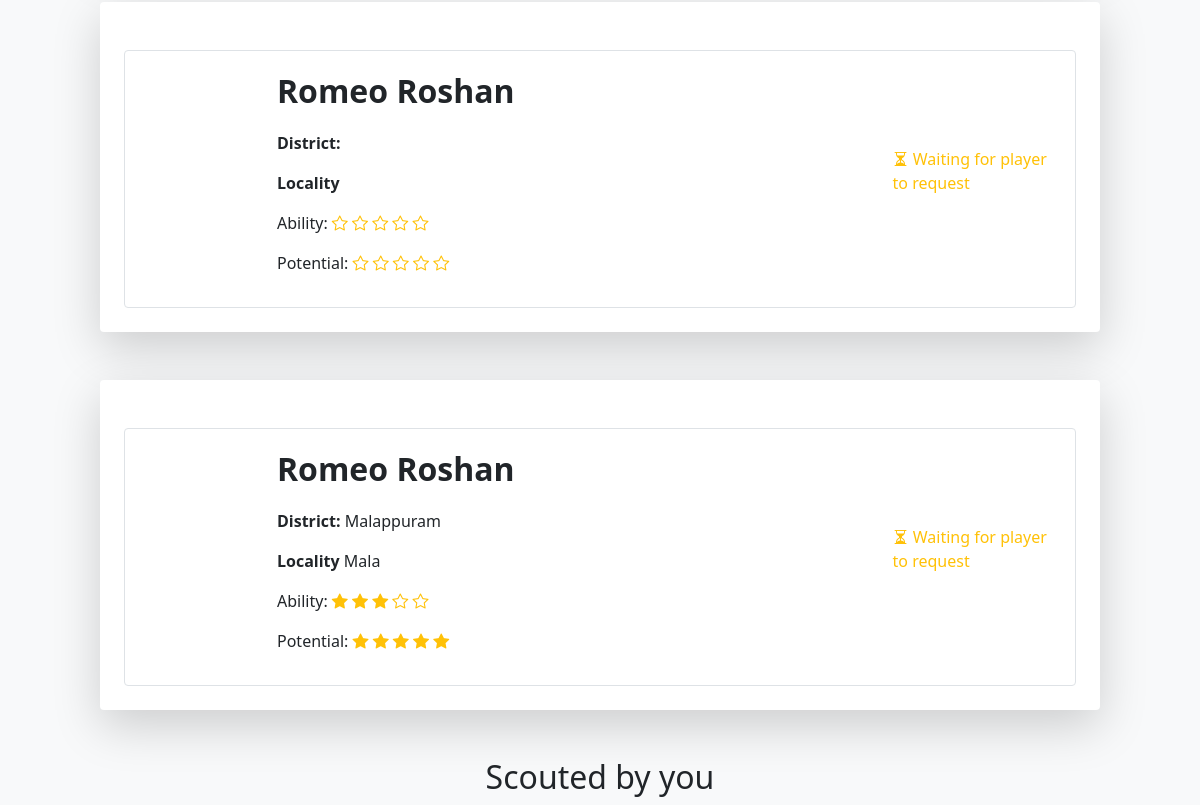
The app's page /ScoutPlayer (signed in, lower part), older data.
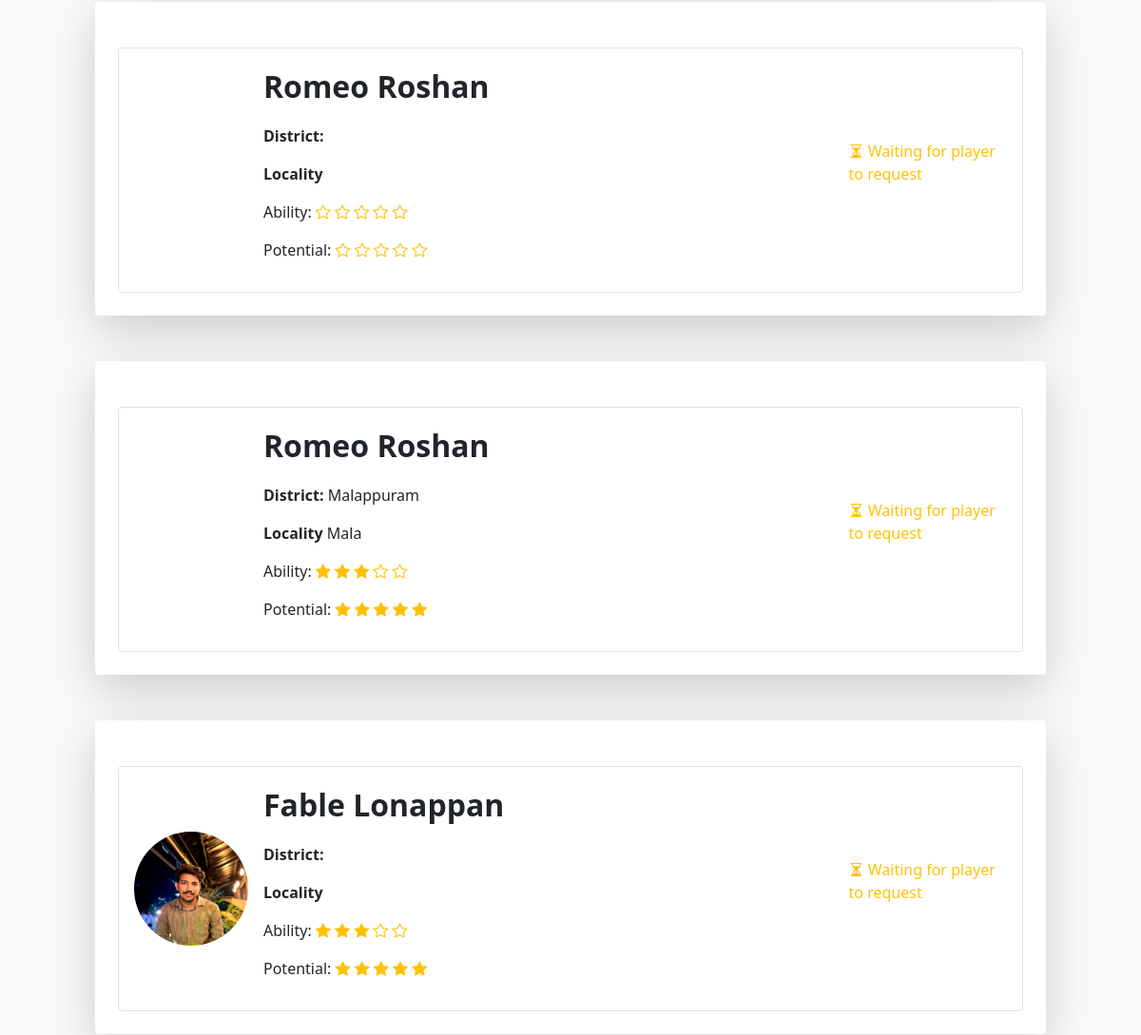
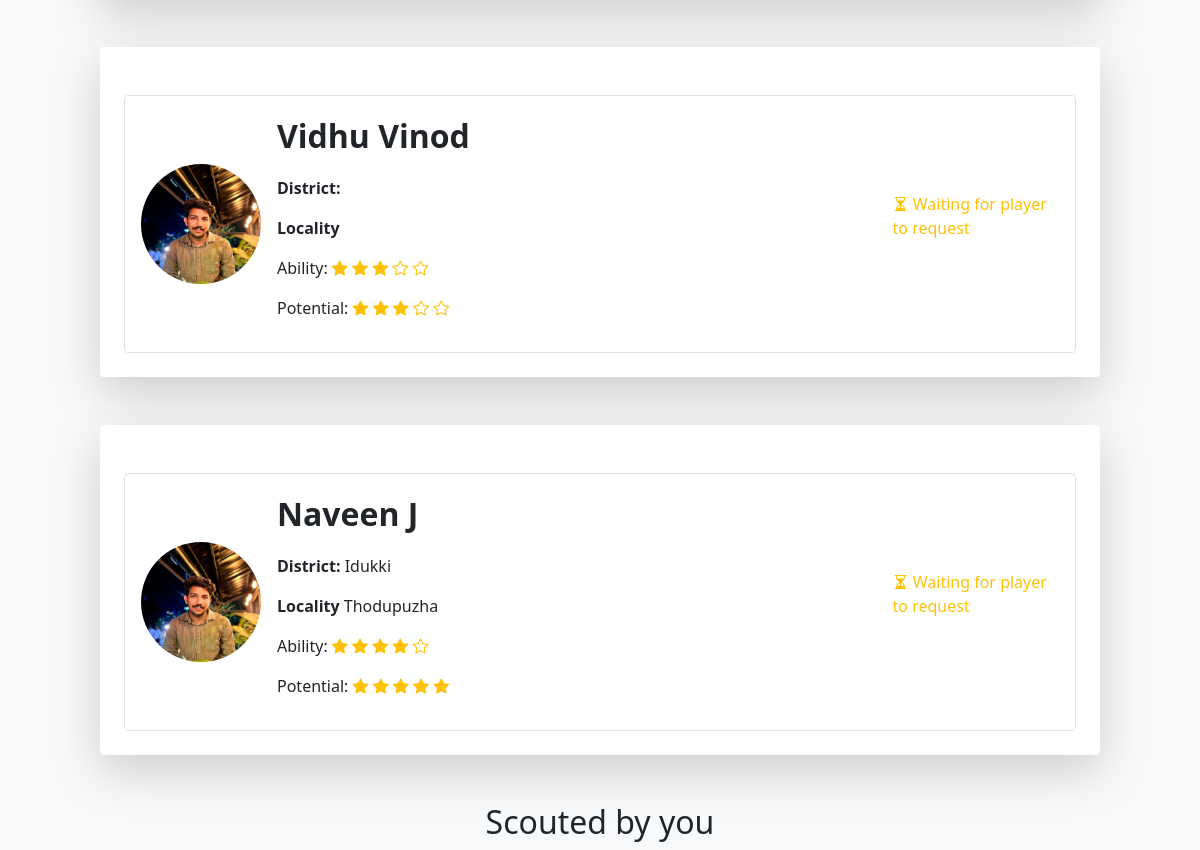
The same page, newer data (2 pictures, top to bottom).
### account/models.py (models this page shows)
class User(AbstractUser):
    username=models.CharField(max_length=32, blank=True, null=True)
    USERNAME_FIELD = 'email'
    email = models.EmailField(unique=True)
    img=models.ImageField(upload_to='pics',default='https://img.freepik.com/free-icon/man_318-677829.jpg',null=True)
    is_player=models.BooleanField('is_player',default=False)
    is_club=models.BooleanField('is_club',default=False)
    is_scout=models.BooleanField('is_scout',default=False)
    player_dob = models.DateField(("Date of Birth"), default=date.today, validators=[validate_dob])
    player_pos = models.CharField(("Position"),default='',max_length=30,choices=Pos_Choice)
    district = models.CharField(("District"),default='',max_length=20,choices=District_Choice)
    locality = models.CharField(("Locality"),default='',max_length=50,blank=True)
    player_foot = models.CharField(("Prefered Foot"),default='',max_length=10,choices=Foot_Choice)
    player_ability = models.IntegerField(("Ability"),default=0,choices=Ability_Choice)
    club_reputation = models.IntegerField(("Club Reputation"),default=0,choices=Ability_Choice)
    player_potential = models.IntegerField(("Potential"),default=0,choices=Ability_Choice)
    desc=models.CharField(("Description"),max_length=100, default='')
    club_name=models.CharField((("Club Name")),default='',max_length=30)
    scouted_by=models.CharField(max_length=30,default='')
    REQUIRED_FIELDS = []

### account/views.py (the view)
# urls.py: path('ScoutPlayer',views.scoutPlayer,name="ScoutPlayer"),
def scoutPlayer(request):
    user = request.user
    interested_players = ShortlistedScouts.objects.filter(scout_id=user.id).values_list('player_id', flat=True)
    all_players = User.objects.filter(is_player=True).values()
    fullname = "{} {}".format(user.first_name, user.last_name)
    interested_players_list = []
    ability_range = range(0, 5)
    not_interested_players_list = []
    for player in all_players:
        player_id = player['id']
        player_data = {
            'id': player['id'],
            'first_name': player['first_name'],
            'last_name':player['last_name'],
            'img':player['img'],
            'district':player['district'],
            'locality':player['locality'],
            'scouted_by':player['scouted_by'],
            'player_ability':player['player_ability'],
            'player_potential':player['player_potential'],
        }
        if player_id in interested_players:
            interested_players_list.append(player_data)
        else:
            not_interested_players_list.append(player_data)
    print(interested_players_list)
    return render(request, 'ScoutPlayer.html', {
        'fullname':fullname,
        'interested_players': interested_players_list,
        'not_interested_players': not_interested_players_list,
        'abilityRange':ability_range,
    })

### template/ScoutPlayer.html (shortened to what this page needs)
{% load static %}
<!DOCTYPE html>
<html lang="en">
<head>
    <link rel="stylesheet" href="{% static 'style.css' %}">
    <link href="https://cdn.jsdelivr.net/npm/bootstrap@5.0.2/dist/css/bootstrap.min.css" rel="stylesheet"
>
    <link rel="stylesheet" href="https://cdn.jsdelivr.net/npm/bootstrap-icons@1.10.5/font/bootstrap-icons.css">
</head>
<body class="bg-light">
    <div class="d-flex flex-column align-items-center justify-content-center">
        {% for i in not_interested_players %}
        {% if i.scouted_by != fullname %}
        <div class="col-10 bg-white rounded p-4 shadow-lg mt-5">
            <div class="border mt-4 d-flex flex-lg-row flex-column justify-content-center justify-content-lg-start align-items-center w-100 p-3 rounded">
                <div class="d-flex align-items-center">
                    <div class="player-scout-img">
                        <img class="w-100 rounded-circle" src={{i.img}} alt="">
                    </div>
                </div>
                <div class="ms-3 col-lg-5 col-12">
                    <p class="fs-2 fw-bold">{{i.first_name}} {{i.last_name}}</p>
                    <p class=""><b>District: </b>{{i.district}} </p>
                    <p class=""><b>Locality </b>{{i.locality}}</p>
                    <p>Ability:{% with ability=i.player_ability %} {% for j in abilityRange %}
                        {% if j < ability %}
                        <i class="bi bi-star-fill text-warning"></i>
                        {% else %}
                        <i class="bi bi-star text-warning"></i>
                        {% endif %}
                        {% endfor %}
                        {% endwith %}
                    </p>
                    <p>Potential:{% with potential=i.player_potential %} {% for j in abilityRange %}
                        {% if j < potential %}
                        <i class="bi bi-star-fill text-warning"></i>
                        {% else %}
                        <i class="bi bi-star text-warning"></i>
                        {% endif %}
                        {% endfor %}
                        {% endwith %}
                    </p>
                </div>
                <div class="d-flex justify-content-lg-end justify-content-center w-100">
                    <div class="d-flex align-items-center justify-content-center col-5">
                        <p class="text-warning"><i class="bi bi-hourglass-split"></i> Waiting for player to request</p>
                    </div>
                </div>
            </div>
        </div>
        {% endif %}
        {% endfor %}
        {% if not_interested_players|length > 0 and i.scouted_by != fullname %}
        <h2 class="mt-5">Scouted by you</h2>
        {% endif %}
    </div>
</body>
</html>

### static/style.css (style rules this page uses)
.player-scout-img { width: 120px; height: 120px; }

Row changes from the older to the newer data that the page shows:
added User: img (picture), first_name "Fable", last_name "Lonappan", scouted_by "Romeo Roshan" (drawn)
added User: img (picture), first_name "Vidhu", last_name "Vinod", scouted_by "Romeo Roshan" (drawn)
added User: img (picture), first_name "Naveen", district "Idukki", locality "Thodupuzha", scouted_by "Romeo Roshan" (drawn)
Text that changed along with them:
new list line: "District: Locality Ability: Potential: Waiting for player to request"
new list line: "J District: Locality Ability: Potential: Waiting for player to request"
